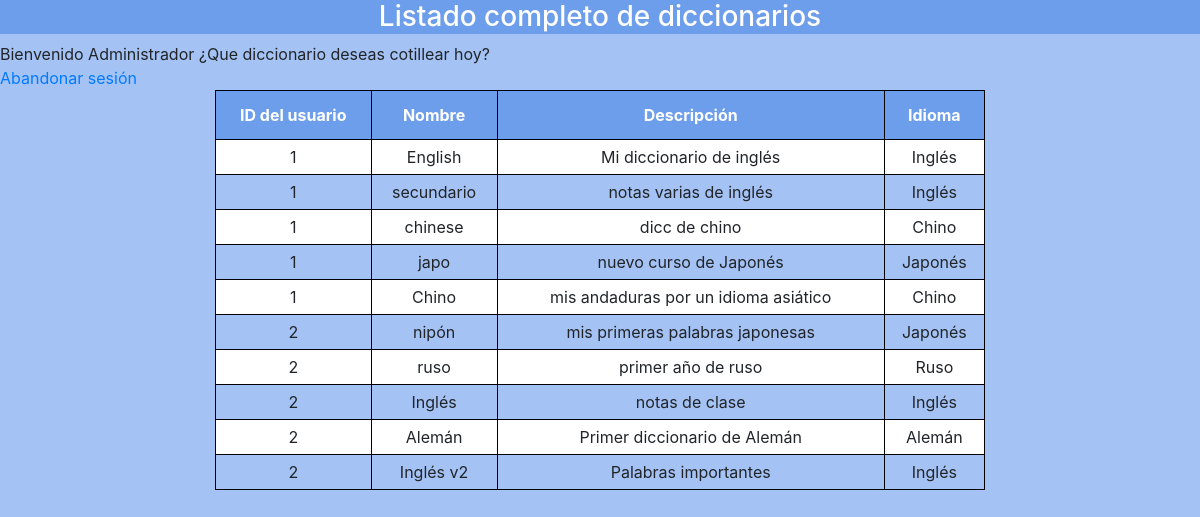
The app's page /code/diccionarioAdmin.php with its own data.
### tables this page shows
CREATE TABLE `diccionario` (
  `IDdiccionario` int(11) NOT NULL,
  `nombre` varchar(30) NOT NULL,
  `idioma` varchar(20) NOT NULL,
  `descripcion` varchar(60) NOT NULL,
  `fecha` date NOT NULL,
  `IDuser` int(11) NOT NULL,
  `IDidioma` int(11) NOT NULL
);

### code/diccionarioAdmin.php (the view, shortened to what this page needs)
<?php
  	$basedatos = new mysqli("localhost","root","root");
  	$basedatos->set_charset("utf8");
  	$basedatos->select_db("dictiobot");
  	$sql  = "SELECT * FROM `diccionario` ORDER BY `IDuser`;";
  	$reg = $basedatos->query($sql);
?>
<!DOCTYPE html>
<html>
	<head>
	  <link rel="stylesheet" href="../css/bootstrap.min.css">
    <link rel="stylesheet" href="../css/style.css">
	</head>
	<body>
	<div class="encabezado">
		<h3>Listado completo de diccionarios</h3>
  </div>
	Bienvenido Administrador <?= $_SESSION["user"] ?> ¿Que diccionario deseas cotillear hoy? <br>
	<a href="main.php?destroy">Abandonar sesión</a>
	 <center><div class="col-xs-8 col-md-8 center">
    <table class="table" id="tDiccionario">
      <tr>
        <th>ID del usuario</th><th>Nombre</th><th>Descripción</th><th>Idioma</th>
      </tr>
      <tr>
        <?php while ($row = mysqli_fetch_assoc($reg)) {?>
				<td class=""> <?php echo $row["IDuser"]; ?> </td>
        <td class=""> <?php echo $row["nombre"]; ?> </td>
        <td class=""> <?php echo $row["descripcion"]; ?> </td>
				<td class=""> <?php echo $row["idioma"]; ?> </td>
      </tr>
      <?php }; ?>
    </table></div></center>
	</body>
</html>

### css/style.css (style rules this page uses)
body { background-color: #a4c2f4; }
.encabezado { height: 10%; background-color: #6d9eeb; color: white; text-align: center; }
#tDiccionario { border-collapse: collapse; width: 100%; text-align: center; }
#tDiccionario td, #tDiccionario th { border: 1px solid black; padding: 5px; }
#tDiccionario tr:nth-child(even) { background-color: white; }
#tDiccionario th { padding-top: 12px; padding-bottom: 12px; text-align: center; background-color: #6d9eeb; color: white; }

### records on screen
diccionario: IDuser "1", nombre "English", descripcion "Mi diccionario de inglés", idioma "Inglés"
diccionario: IDuser "1", nombre "secundario", descripcion "notas varias de inglés", idioma "Inglés"
diccionario: IDuser "1", nombre "chinese", descripcion "dicc de chino", idioma "Chino"
diccionario: IDuser "1", nombre "japo", descripcion "nuevo curso de Japonés", idioma "Japonés"
diccionario: IDuser "1", nombre "Chino", descripcion "mis andaduras por un idioma asiático", idioma "Chino"
diccionario: IDuser "2", nombre "nipón", descripcion "mis primeras palabras japonesas", idioma "Japonés"
diccionario: IDuser "2", nombre "ruso", descripcion "primer año de ruso", idioma "Ruso"
diccionario: IDuser "2", nombre "Inglés", descripcion "notas de clase", idioma "Inglés"
diccionario: IDuser "2", nombre "Alemán", descripcion "Primer diccionario de Alemán", idioma "Alemán"
diccionario: IDuser "2", nombre "Inglés v2", descripcion "Palabras importantes", idioma "Inglés"
